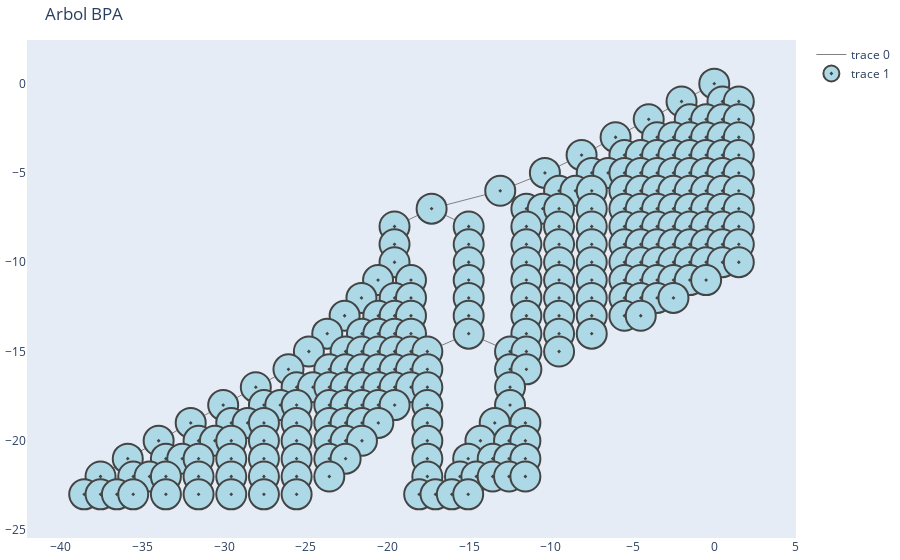

Notebook source saved alongside this figure:
### Code cell
ejecutar_BPA(origen, meta)

### Figure 1 — Plotly figure (JSON) as saved in the notebook; plotly's stock layout.template omitted (floating-point values rounded to 4 significant figures; data arrays with more than 128 entries replaced by an {"elided": "..."} marker saying what was removed)
{"data": [{"hoverinfo": "none", "line": {"color": "gray", "width": 1}, "mode": "lines", "type": "scatter", "x": {"elided": "750 float values"}, "y": {"elided": "750 int values"}}, {"hoverinfo": "text", "marker": {"color": "lightblue", "line": {"width": 2}, "size": 30, "symbol": "circle-dot"}, "mode": "markers", "text": {"elided": "251 str values"}, "textposition": "middle center", "type": "scatter", "x": {"elided": "251 float values"}, "y": {"elided": "251 int values"}}], "layout": {"margin": {"b": 20, "l": 5, "r": 5, "t": 40}, "showlegend": true, "title": {"text": "Arbol BPA"}, "xaxis": {"showgrid": false, "zeroline": false}, "yaxis": {"showgrid": false, "zeroline": false}}}
